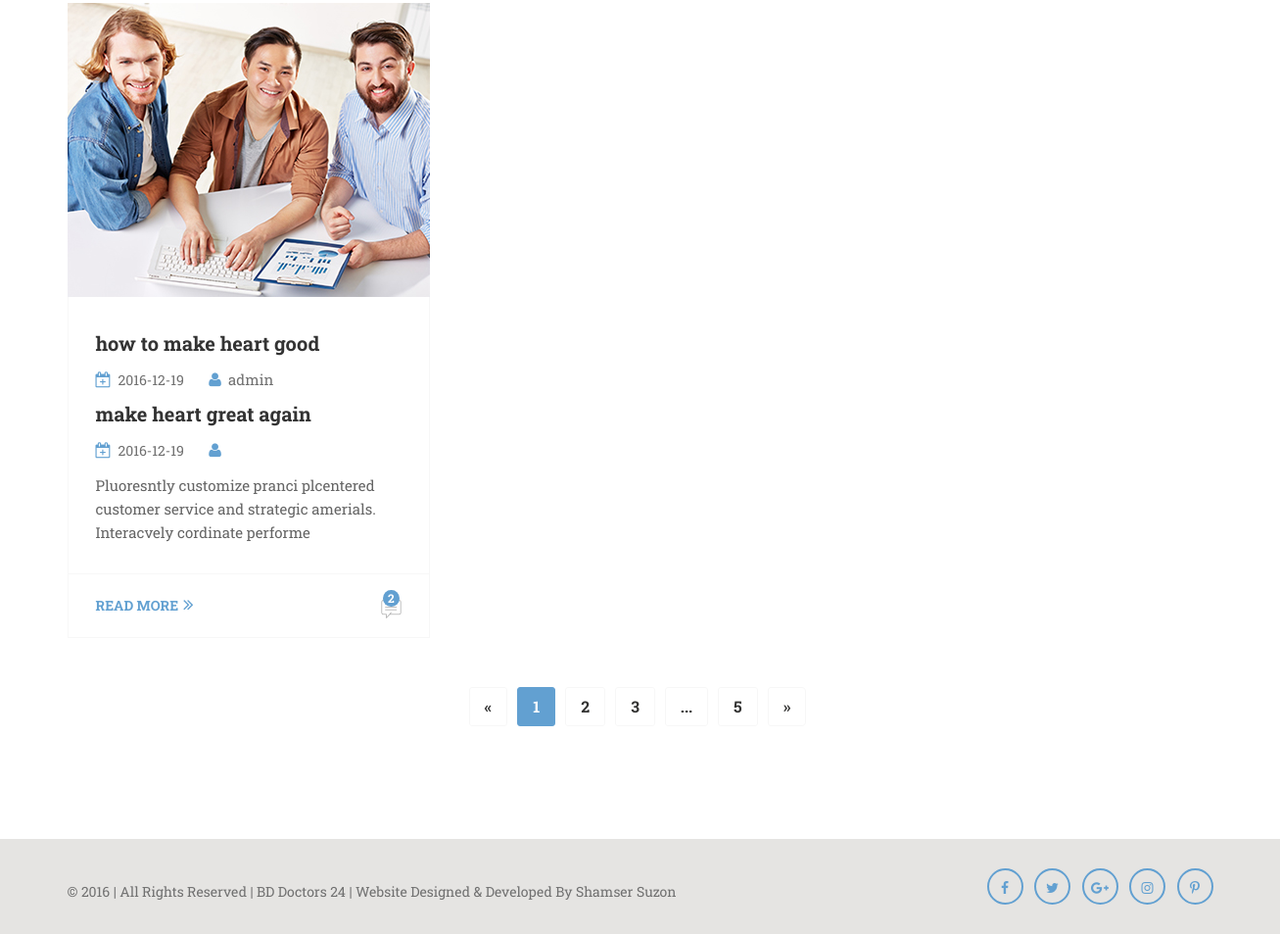
The app's page /archive.php (lower part), older data.
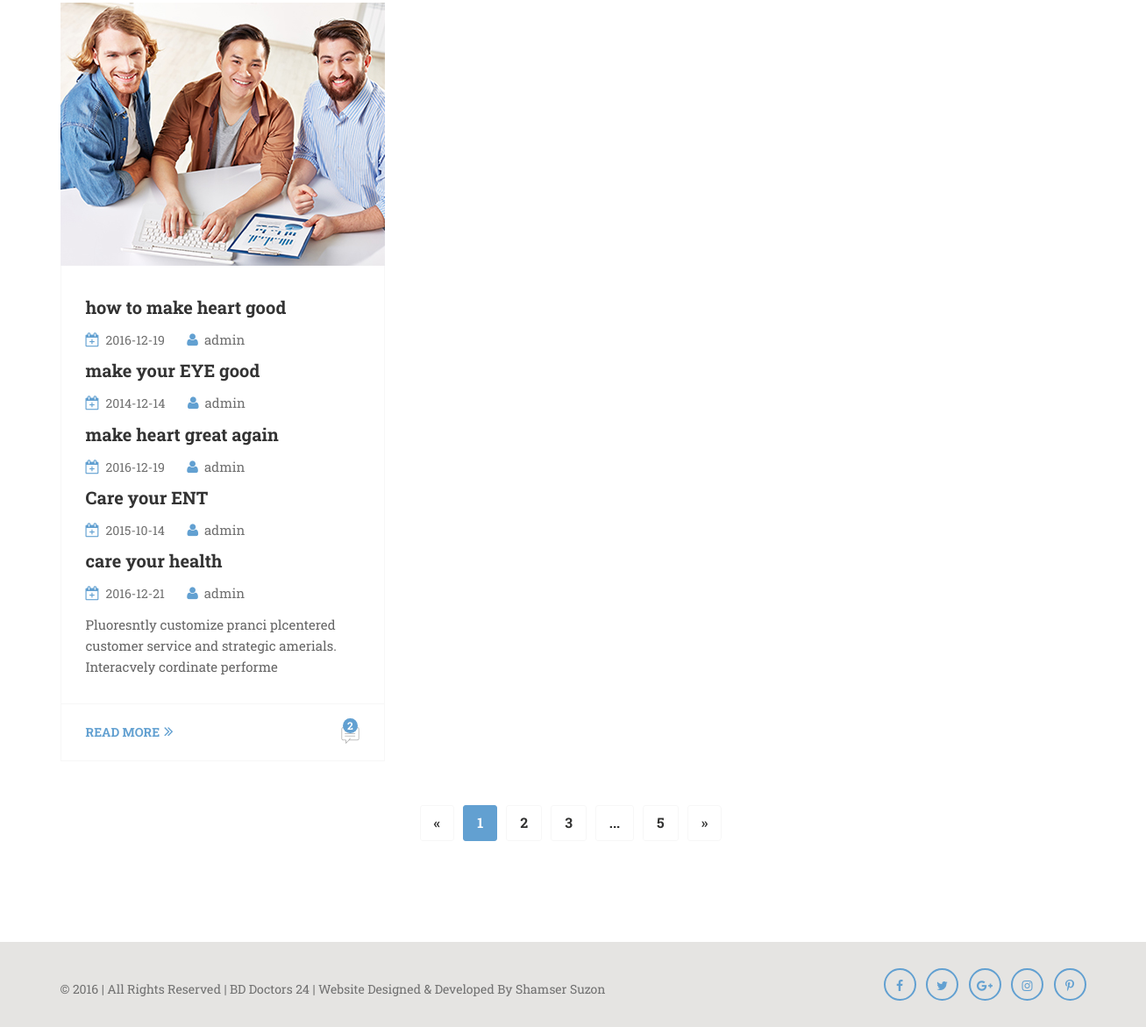
The same page, newer data.
### tables this page shows
CREATE TABLE IF NOT EXISTS `blog` (
  `id` int(10) NOT NULL AUTO_INCREMENT,
  `post_by` varchar(100) DEFAULT NULL,
  `b_title` varchar(10000) DEFAULT NULL,
  `short_note` mediumtext NOT NULL,
  `m_content` text,
  `category` varchar(100) DEFAULT NULL,
  `f_image` varchar(100) NOT NULL,
  `date` varchar(100) DEFAULT NULL,
  `time` varchar(100) DEFAULT NULL,
  PRIMARY KEY (`id`)
);

### archive.php (the view, shortened to what this page needs)
<!doctype html>
<html class="no-js" lang="en">
<?php include ('connection.php');
extract($_POST);
extract($_GET);
?>
<head>
        <link rel="stylesheet" href="assets/css/normalize.css">
        <link rel="stylesheet" href="assets/css/main.css">
        <link rel="stylesheet" href="assets/css/bootstrap.min.css">
		<link rel="stylesheet" href="assets/font/flaticon.css">
		<link rel="stylesheet" href="assets/css/font-awesome.min.css">
		<link rel="stylesheet" href="assets/css/camera.css">
		<link rel="stylesheet" href="assets/css/animate.css">
		<link rel="stylesheet" href="assets/css/jquery.fancybox.css">
		<link rel="stylesheet" href="assets/css/swiper.min.css" />
		<link rel="stylesheet" href="assets/css/jquery.nstSlider.css" />
		<link rel="stylesheet" href="assets/css/flexslider.css" />
		<link rel="stylesheet" href="assets/css/style.css" />
		<link rel="stylesheet" href="assets/css/responsive.css" />
    </head>
    <body>
		<section class="section home-blog-section single-blog-page">
			<div class="container">
				<div class="row">
					<div class="row">
						<div class="col-sm-4 col-xs-12">
							<div class="single-blog-box">
								<div class="single-blog-box-img">
									<a href="blog-single-page.php"><img src="images/home-blog-one.jpg" alt="" /></a>
								</div>
								<div class="blog-content">
                                    <?php
                                    $sql="select * from blog WHERE date like '%$yr%'";
                                    $result=mysqli_query($con,$sql);
                                    while ($row=mysqli_fetch_array($result)) {
                                        ?>
                                        <h3><a href="blog-single-page.php?id=<?php echo $row['id']?>"><?php echo $row['b_title'] ?> </a></h3>
                                        <div class="post-meta">
                                            <span><i class="fa fa-calendar-plus-o" aria-hidden="true"></i><?php echo $row['date'] ?></span>
                                            <span><i class="fa fa-user" aria-hidden="true"></i><a
                                                        href="#"><?php echo $row['post_by'] ?></a></span>
                                        </div>
                                        <?php
                                    }?>
									<div class="post-excerpt">
										<p>Pluoresntly customize pranci plcentered  customer service and strategic amerials. Interacvely cordinate performe</p>
									</div>
								</div>
								<div class="read-more-box">
									<a href="blog-single-page.php" class="read-more">read more<i class="fa fa-angle-double-right" aria-hidden="true"></i></a>
									<div class="comment-count">
										<span class="comment-number">2</span>
										<span class="flaticon-interface"></span>
									</div>
								</div>
							</div>
						</div>
				</div>
				<div class="row">
					<div class="pagination-div">
						<ul class="pagination">
							<li class="disabled"><a href="#" aria-label="Previous"><span aria-hidden="true">&laquo;</span></a></li>
							<li class="active"><a href="#">1</a></li>
							<li><a href="#">2</a></li>
							<li><a href="#">3</a></li>
							<li><a href="#" class="pagination-dot-dot">...</a></li>
							<li><a href="#">5</a></li>
							<li><a href="#" aria-label="Next"><span aria-hidden="true">»</span></a></li>
						</ul>
					</div>
				</div>
				</div>
			</div>
		</section>
			<div class="footer-bottom">
				<div class="container">
					<div class="row">
						<div class="copyright-text">
							<p>&copy; 2016 | All Rights Reserved | <a href="index.html">BD Doctors 24</a> | Website Designed & Developed By <a target="_blank" href="http://shamsersindex.com/">Shamser Suzon</a></p>
						</div>
						<div class="social-icon">
							<ul>
								<li><a href="#"><i class="fa fa-facebook" aria-hidden="true"></i></a></li>
								<li><a href="#"><i class="fa fa-twitter" aria-hidden="true"></i></a></li>
								<li><a href="#"><i class="fa fa-google-plus" aria-hidden="true"></i></a></li>
								<li><a href="#"><i class="fa fa-instagram" aria-hidden="true"></i></a></li>
								<li><a href="#"><i class="fa fa-pinterest-p" aria-hidden="true"></i></a></li>
							</ul>
						</div>
					</div>
				</div>
			</div>
    </body>
</html>

Row changes from the older to the newer data that the page shows:
now on this page (row edited): blog: b_title "make your EYE good", date "2014-12-14", post_by "admin"
changed blog "make heart great again": post_by (not shown) → "admin"
now on this page (row edited): blog: b_title "Care your ENT", date "2015-10-14", post_by "admin"
added blog: b_title "care your health", date "2016-12-21", post_by "admin"
